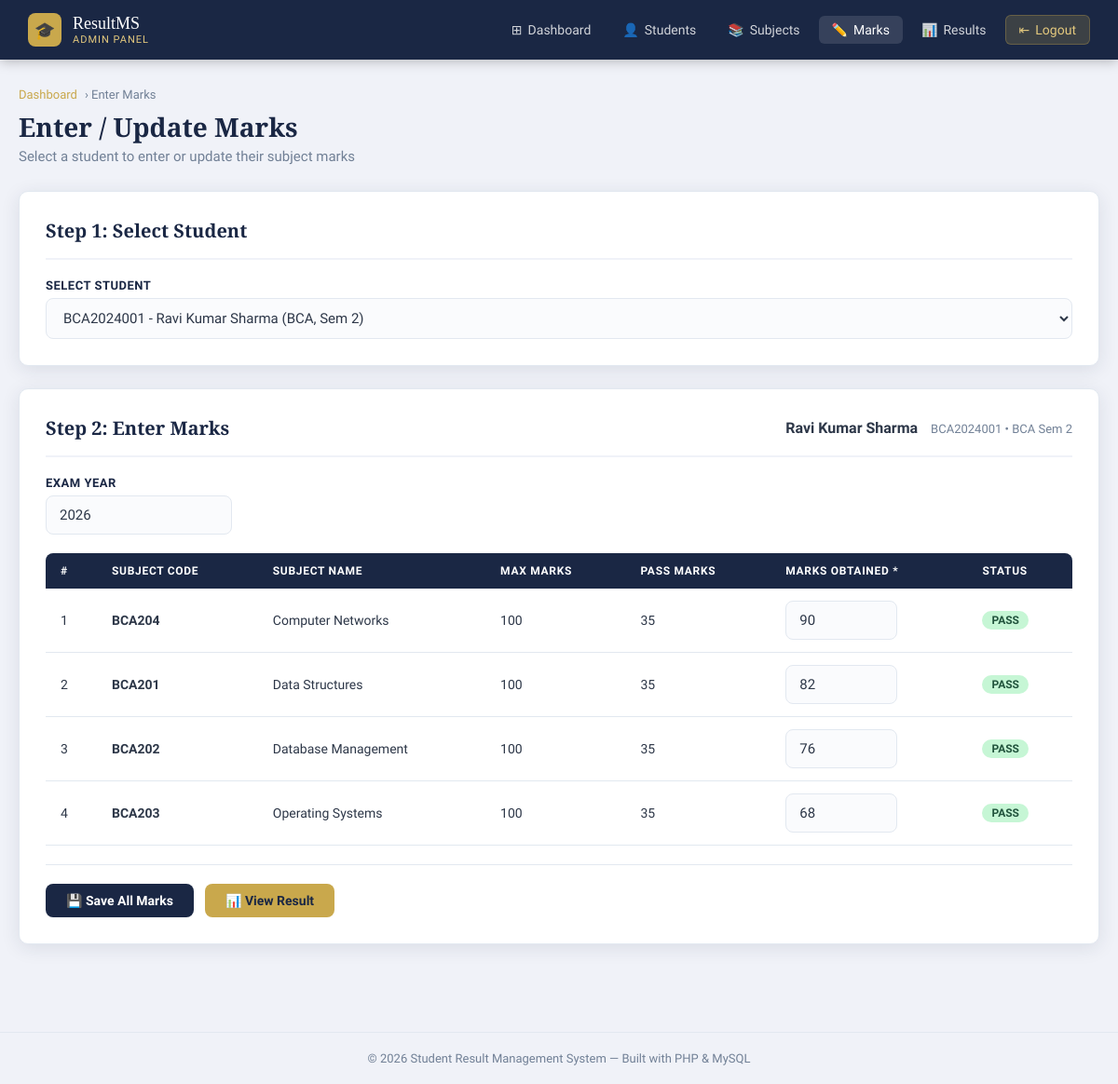
Page /marks.php?student_id=1 (signed in) on the committed database.
### tables this page shows
CREATE TABLE IF NOT EXISTS students (
    id INT AUTO_INCREMENT PRIMARY KEY,
    roll_number VARCHAR(20) NOT NULL UNIQUE,
    full_name VARCHAR(100) NOT NULL,
    email VARCHAR(100),
    phone VARCHAR(15),
    course VARCHAR(100) NOT NULL,
    semester INT NOT NULL,
    password VARCHAR(255) NOT NULL,
    created_at TIMESTAMP DEFAULT CURRENT_TIMESTAMP
);

CREATE TABLE IF NOT EXISTS subjects (
    id INT AUTO_INCREMENT PRIMARY KEY,
    subject_code VARCHAR(20) NOT NULL UNIQUE,
    subject_name VARCHAR(100) NOT NULL,
    max_marks INT NOT NULL DEFAULT 100,
    pass_marks INT NOT NULL DEFAULT 35,
    semester INT NOT NULL,
    course VARCHAR(100) NOT NULL,
    created_at TIMESTAMP DEFAULT CURRENT_TIMESTAMP
);

### marks.php (the view, shortened to what this page needs)
<?php
require_once '../config.php';
$students = mysqli_query($conn, "SELECT id, roll_number, full_name, course, semester FROM students ORDER BY full_name");
$selectedStudent = null;
$studentSubjects = [];
$existingMarks   = [];
if (isset($_GET['student_id']) && !empty($_GET['student_id'])) {
    $sid = (int)$_GET['student_id'];
    $res = mysqli_query($conn, "SELECT * FROM students WHERE id=$sid");
    if (mysqli_num_rows($res) > 0) {
        $selectedStudent = mysqli_fetch_assoc($res);
        $studentSubjects = mysqli_query($conn,
            "SELECT * FROM subjects
             WHERE course='{$selectedStudent['course']}' AND semester={$selectedStudent['semester']}
             ORDER BY subject_name");
        $marksRes = mysqli_query($conn,
            "SELECT r.*, s.subject_name FROM results r
             JOIN subjects s ON r.subject_id = s.id
             WHERE r.student_id=$sid");
        while ($m = mysqli_fetch_assoc($marksRes)) {
            $existingMarks[$m['subject_id']] = $m['marks_obtained'];
        }
    }
}
include '../includes/header.php';
include '../includes/admin_nav.php';
?>
<div class="page-wrapper">
    <div class="page-header">
        <div class="breadcrumb"><a href="dashboard.php">Dashboard</a> › Enter Marks</div>
        <h1>Enter / Update Marks</h1>
        <p>Select a student to enter or update their subject marks</p>
    </div>
    <div class="card">
        <div class="card-header">
            <h2>Step 1: Select Student</h2>
        </div>
        <form method="GET" action="" style="display:flex;gap:12px;align-items:flex-end;flex-wrap:wrap;">
            <div class="form-group" style="flex:1;min-width:220px;margin:0;">
                <label>Select Student</label>
                <select class="form-control" name="student_id" onchange="this.form.submit()">
                    <?php
                    while ($s = mysqli_fetch_assoc($students)) {
                        $sel = ($selectedStudent && $selectedStudent['id'] == $s['id']) ? 'selected' : '';
                        echo "<option value='{$s['id']}' $sel>
                                {$s['roll_number']} - " . htmlspecialchars($s['full_name']) . "
                                ({$s['course']}, Sem {$s['semester']})
                              </option>";
                    }
                    ?>
                </select>
            </div>
        </form>
    </div>
    <?php if ($selectedStudent): ?>
    <div class="card">
        <div class="card-header">
            <h2>Step 2: Enter Marks</h2>
            <div>
                <strong><?php echo htmlspecialchars($selectedStudent['full_name']); ?></strong>
                <span style="color:#718096;font-size:13px;margin-left:10px;">
                    <?php echo $selectedStudent['roll_number']; ?> &bull;
                    <?php echo $selectedStudent['course']; ?> Sem <?php echo $selectedStudent['semester']; ?>
                </span>
            </div>
        </div>
        <?php
        $subjectCount = mysqli_num_rows($studentSubjects);
        if ($subjectCount === 0):
        ?>
        <div class="alert alert-warning">
            ⚠️ No subjects found for <?php echo $selectedStudent['course']; ?>
            Semester <?php echo $selectedStudent['semester']; ?>.
            <a href="subjects.php">Add subjects first →</a>
        </div>
        <?php else: ?>
        <form method="POST" action="?student_id=<?php echo $selectedStudent['id']; ?>"
              onsubmit="return validateMarks()">
            <div class="form-group" style="max-width:200px;">
                <label>Exam Year</label>
                <input type="text" class="form-control" name="exam_year"
                       value="<?php echo date('Y'); ?>" placeholder="e.g. 2024" required>
            </div>
            <div class="table-wrapper">
                <table>
                    <thead>
                        <tr>
                            <th>#</th>
                            <th>Subject Code</th>
                            <th>Subject Name</th>
                            <th>Max Marks</th>
                            <th>Pass Marks</th>
                            <th>Marks Obtained *</th>
                            <th>Status</th>
                        </tr>
                    </thead>
                    <tbody id="marksTable">
                        <?php
                        $i = 1;
                        while ($sub = mysqli_fetch_assoc($studentSubjects)):
                            $existing = $existingMarks[$sub['id']] ?? '';
                            $status   = '';
                            if ($existing !== '') {
                                $status = ($existing >= $sub['pass_marks'])
                                    ? "<span class='badge badge-pass'>PASS</span>"
                                    : "<span class='badge badge-fail'>FAIL</span>";
                            }
                        ?>
                        <tr>
                            <td><?php echo $i++; ?></td>
                            <td><strong><?php echo htmlspecialchars($sub['subject_code']); ?></strong></td>
                            <td><?php echo htmlspecialchars($sub['subject_name']); ?></td>
                            <td><?php echo $sub['max_marks']; ?></td>
                            <td><?php echo $sub['pass_marks']; ?></td>
                            <td>
                                <input type="number"
                                       class="form-control marks-input"
                                       name="marks[<?php echo $sub['id']; ?>]"
                                       value="<?php echo $existing; ?>"
                                       min="0"
                                       max="<?php echo $sub['max_marks']; ?>"
                                       placeholder="0 - <?php echo $sub['max_marks']; ?>"
                                       style="width:120px;"
                                       data-max="<?php echo $sub['max_marks']; ?>"
                                       data-pass="<?php echo $sub['pass_marks']; ?>"
                                       data-row="<?php echo $i-1; ?>"
                                       oninput="updateStatus(this)">
                            </td>
                            <td id="status-<?php echo $i-1; ?>">
                                <?php echo $status; ?>
                            </td>
                        </tr>
                        <?php endwhile; ?>
                    </tbody>
                </table>
            </div>
            <div class="divider"></div>
            <div style="display:flex;gap:12px;">
                <button type="submit" class="btn btn-primary">💾 Save All Marks</button>
                <a href="results.php?student_id=<?php echo $selectedStudent['id']; ?>"
                   class="btn btn-gold">📊 View Result</a>
            </div>
        </form>
        <?php endif; ?>
    </div>
    <?php endif; ?>
</div>
<?php include '../includes/footer.php'; ?>

### header.php (style rules this page uses)
* { margin: 0; padding: 0; box-sizing: border-box; }
:root { --navy: #1a2744; --navy-lt: #243460; --gold: #c9a84c; --gold-lt: #e4c97e; --white: #ffffff; --bg: #f0f2f8; --card: #ffffff; --text: #2d3748; --muted: #718096; --border: #e2e8f0; --success: #276749; --danger: #c53030; --warning: #d97706; --info: #2b6cb0; --radius: 10px; --shadow: 0 4px 20px rgba(26,39,68,0.10); }
body { font-family: 'Source Sans 3', sans-serif; background: var(--bg); color: var(--text); min-height: 100vh; }
.page-wrapper { max-width: 1200px; margin: 0 auto; padding: 30px 20px; }
.page-header { margin-bottom: 28px; }
.page-header h1 { font-family: 'Playfair Display', serif; font-size: 28px; color: var(--navy); margin-bottom: 4px; }
.page-header p { color: var(--muted); font-size: 15px; }
.page-header .breadcrumb { display: flex; align-items: center; gap: 8px; font-size: 13px; color: var(--muted); margin-bottom: 8px; }
.page-header .breadcrumb a { color: var(--gold); text-decoration: none; }
.card { background: var(--card); border-radius: var(--radius); box-shadow: var(--shadow); padding: 28px; margin-bottom: 24px; border: 1px solid var(--border); }
.card-header { display: flex; align-items: center; justify-content: space-between; margin-bottom: 20px; padding-bottom: 16px; border-bottom: 2px solid var(--bg); }
.card-header h2 { font-family: 'Playfair Display', serif; font-size: 20px; color: var(--navy); }
.form-group { margin-bottom: 20px; }
.form-group label { display: block; font-weight: 600; font-size: 13px; color: var(--navy); margin-bottom: 6px; text-transform: uppercase; letter-spacing: 0.5px; }
.form-control { width: 100%; padding: 11px 14px; border: 1.5px solid var(--border); border-radius: 8px; font-family: 'Source Sans 3', sans-serif; font-size: 15px; color: var(--text); background: #fafbfd; transition: border-color 0.2s, box-shadow 0.2s; }
.btn { padding: 10px 22px; border: none; border-radius: 8px; font-family: 'Source Sans 3', sans-serif; font-size: 14px; font-weight: 600; cursor: pointer; text-decoration: none; display: inline-flex; align-items: center; gap: 7px; transition: all 0.2s; }
.btn-primary { background: var(--navy); color: var(--white); }
.btn-gold { background: var(--gold); color: var(--navy); }
.table-wrapper { overflow-x: auto; }
table { width: 100%; border-collapse: collapse; }
thead th { background: var(--navy); color: var(--white); padding: 12px 16px; text-align: left; font-size: 12px; font-weight: 600; text-transform: uppercase; letter-spacing: 0.7px; }
thead th:first-child { border-radius: 8px 0 0 0; }
thead th:last-child { border-radius: 0 8px 0 0; }
tbody tr { border-bottom: 1px solid var(--border); transition: background 0.15s; }
tbody td { padding: 13px 16px; font-size: 14px; color: var(--text); }
.badge { display: inline-block; padding: 3px 10px; border-radius: 20px; font-size: 12px; font-weight: 600; }
.badge-pass { background: #c6f6d5; color: #22543d; }
.divider { height: 1px; background: var(--border); margin: 20px 0; }

### rows in the picture
students: full_name "Ravi Kumar Sharma", roll_number "BCA2024001", course "BCA", semester "2"
subjects: subject_code "BCA204", subject_name "Computer Networks", max_marks "100", pass_marks "35", id+max_marks+pass_marks "90", shows "PASS"
subjects: subject_code "BCA201", subject_name "Data Structures", max_marks "100", pass_marks "35", id+max_marks+pass_marks "82", shows "PASS"
subjects: subject_code "BCA202", subject_name "Database Management", max_marks "100", pass_marks "35", id+max_marks+pass_marks "76", shows "PASS"
subjects: subject_code "BCA203", subject_name "Operating Systems", max_marks "100", pass_marks "35", id+max_marks+pass_marks "68", shows "PASS"

### other values in the picture
SITE_NAME "Student Result Management System"
form field student_id "BCA2024001 - Ravi Kumar Sharma (BCA, Sem 2)"
